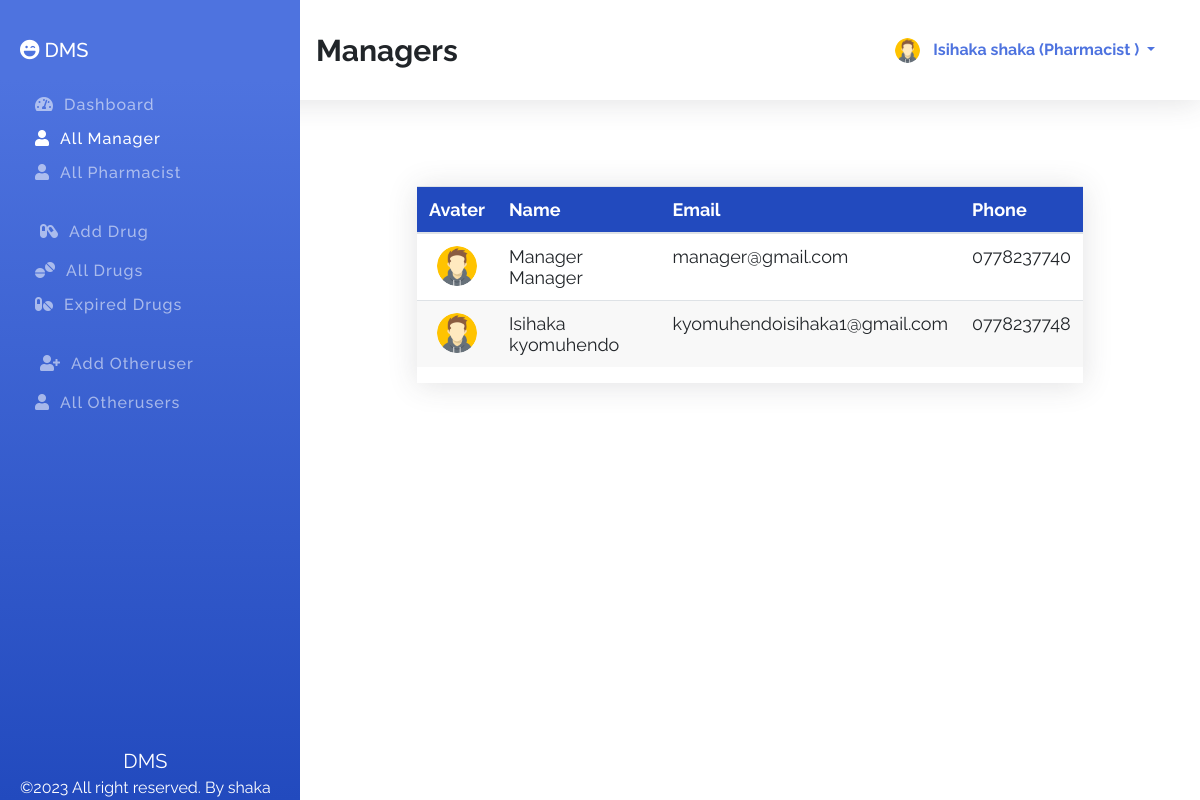
The page /DMS/home.php?id=allManager (signed in) on the database its author committed.
### tables this page shows
CREATE TABLE `pharmacists` (
  `id` int(11) NOT NULL,
  `fname` varchar(100) NOT NULL,
  `lname` varchar(100) NOT NULL,
  `email` varchar(100) NOT NULL,
  `phone` varchar(100) NOT NULL,
  `password` varchar(100) NOT NULL,
  `role` varchar(100) NOT NULL DEFAULT 'pharmacist',
  `avatar` varchar(100) NOT NULL DEFAULT 'avatar.png'
);

CREATE TABLE `managers` (
  `id` int(11) NOT NULL,
  `fname` varchar(100) NOT NULL,
  `lname` varchar(100) NOT NULL,
  `email` varchar(100) NOT NULL,
  `phone` varchar(100) NOT NULL,
  `password` varchar(100) NOT NULL,
  `role` varchar(100) NOT NULL DEFAULT 'manager',
  `avatar` varchar(255) NOT NULL DEFAULT 'avatar.png'
);

### DMS/home.php (the view, shortened to what this page needs)
<?php
$sessionId = $_SESSION['id'] ?? '';
$sessionRole = $_SESSION['role'] ?? '';
$connection = mysqli_connect(DB_HOST, DB_USER, DB_PASSWORD, DB_NAME);
$id = $_REQUEST['id'] ?? 'dashboard';
$action = $_REQUEST['action'] ?? '';
?>
<!DOCTYPE html>
<html lang="en">
<head>
    <link rel="stylesheet" href="assets/css/bootstrap.min.css">
    <link rel="stylesheet" href="assets/css/all.min.css">
    <link rel="stylesheet" href="assets/css/style.css">
</head>
<body onload="generateUniqueValue()">
    <section class="topber">
        <div class="topber__title">
            <span class="topber__title--text">
                <?php
                if ('dashboard' == $id) {
                    echo "DashBoard";
                } elseif ('addManager' == $id) {
                    echo "Add Manager";
                } elseif ('allManager' == $id) {
                    echo "Managers";
                } elseif ('addPharmacist' == $id) {
                    echo "Add Pharmacist";
                } elseif ('allPharmacist' == $id) {
                    echo "Pharmacists";
                } elseif ('addDrug' == $id) {
                    echo "Add Drug";
                } elseif ('allDrug' == $id) {
                    echo "Drugs";
                } elseif ('expiredDrug' == $id) {
                    echo "Expired Drugs";
                } elseif ('addSalesman' == $id) {
                    echo "Add OtherUser";
                } elseif ('allSalesman' == $id) {
                    echo "Otherusers";
                } elseif ('userProfile' == $id) {
                    echo "Your Profile";
                } elseif ('editManager' == $action) {
                    echo "Edit Manager";
                } elseif ('editPharmacist' == $action) {
                    echo "Edit Pharmacist";
                } elseif ('editDrug' == $action) {
                    echo "Edit Drug";
                } elseif ('viewDrug' == $action) {
                    echo "View Drug";
                } elseif ('editSalesman' == $action) {
                    echo "Edit Otheruser";
                }
                ?>
            </span>
        </div>
        <div class="topber__profile">
            <?php
            $query = "SELECT fname,lname,role,avatar FROM {$sessionRole}s WHERE id='$sessionId'";
            $result = mysqli_query($connection, $query);
            if ($data = mysqli_fetch_assoc($result)) {
                $fname = $data['fname'];
                $lname = $data['lname'];
                $role = $data['role'];
                $avatar = $data['avatar'];
                ?>
                                                                                <img src="assets/img/<?php echo "$avatar"; ?>" height="25" width="25" class="rounded-circle" alt="profile">
                                                                                <div class="dropdown">
                                                                                    <button class="btn dropdown-toggle" type="button" id="dropdownMenuButton" data-toggle="dropdown" aria-haspopup="true" aria-expanded="false">
                                                                                    <?php
                                                                                    if ($role == 'salesman') {
                                                                                        echo "$fname $lname" ;
                                                                                    }elseif($role=='admin'){
                                                                                        echo "$fname $lname (Medical Super Intendant )";
                                                                                    }else{
                                                                                        echo "$fname $lname (" . ucwords($role) . " )";
                                                                                    }
            }
            ?>
                    </button>
                </div>
        </div>
    </section>
    <section id="sideber" class="sideber">
        <ul class="sideber__ber">
            <h3 class="sideber__panel"><i id="left" class="fas fa-laugh-wink"></i> DMS</h3>
            <li id="left" class="sideber__item<?php if ('dashboard' == $id) {
                echo " active";
            } ?>">
                <a href="home.php?id=dashboard"><i id="left" class="fas fa-tachometer-alt"></i>Dashboard</a>
            </li>
            <li id="left" class="sideber__item<?php if ('allManager' == $id) {
                echo " active";
            } ?>">
                <a href="home.php?id=allManager"><i id="left" class="fas fa-user"></i>All Manager</a>
            </li>
            <li id="left" class="sideber__item<?php if ('allPharmacist' == $id) {
                echo " active";
            } ?>">
                <a href="home.php?id=allPharmacist"><i id="left" class="fas fa-user"></i>All Pharmacist</a>
            </li>
            <?php if ('admin' == $sessionRole || 'manager' == $sessionRole || 'pharmacist' == $sessionRole) { ?>
                                                                                <li id="left" class="sideber__item sideber__item--modify<?php if ('addDrug' == $id) {
                                                                                    echo " active";
                                                                                } ?>">
                                                                                    <a href="home.php?id=addDrug"><i id="left" class="fas fa-capsules"></i></i>Add
                                                                                        Drug</a>
                                                                                </li><?php } ?>
            <li id="left" class="sideber__item<?php if ('allDrug' == $id) {
                echo " active";
            } ?>">
                <a href="home.php?id=allDrug"><i id="left" class="fas fa-tablets"></i>All Drugs</a>
            </li>
            <li id="left" class="sideber__item<?php if ('expiredDrug' == $id) {
                echo " active";
            } ?>">
                <a href="home.php?id=expiredDrug"><i id="left" class="fas fa-pills"></i>Expired Drugs</a>
            </li>
            <?php if ('admin' == $sessionRole || 'manager' == $sessionRole || 'pharmacist' == $sessionRole) { ?>
                                                                                <li id="left" class="sideber__item sideber__item--modify<?php if ('addSalesman' == $id) {
                                                                                    echo " active";
                                                                                } ?>">
                                                                                    <a href="home.php?id=addSalesman"><i id="left" class="fas fa-user-plus"></i>Add Otheruser</a>
                                                                                </li><?php } ?>
            <li id="left" class="sideber__item<?php if ('allSalesman' == $id) {
                echo " active";
            } ?>">
                <a href="home.php?id=allSalesman"><i id="left" class="fas fa-user"></i>All Otherusers</a>
            </li>
        </ul>
        <footer class="text-center"><span>DMS</span><br>©2023 All right reserved. By shaka</footer>
    </section>
    <section class="main">
        <div class="container">
            <div class="manager">
                <?php if ('allManager' == $id) { ?>
                                                                                    <div class="allManager">
                                                                                        <div class="main__table">
                                                                                            <table class="table">
                                                                                                <thead>
                                                                                                    <tr>
                                                                                                        <th scope="col">Avater</th>
                                                                                                        <th scope="col">Name</th>
                                                                                                        <th scope="col">Email</th>
                                                                                                        <th scope="col">Phone</th>
                                                                                                    </tr>
                                                                                                </thead>
                                                                                                <tbody>
                                                                                                    <?php
                                                                                                    $getManagers = "SELECT * FROM managers";
                                                                                                    $result = mysqli_query($connection, $getManagers);
                                                                                                    while ($manager = mysqli_fetch_assoc($result)) { ?>
                                                                                                                                                                        <tr>
                                                                                                                                                                            <td>
                                                                                                                                                                                <center><img class="rounded-circle" width="40" height="40" src="assets/img/<?php echo $manager['avatar']; ?>" alt=""></center>
                                                                                                                                                                            </td>
                                                                                                                                                                            <td><?php printf("%s %s", $manager['fname'], $manager['lname']); ?></td>
                                                                                                                                                                            <td><?php printf("%s", $manager['email']); ?></td>
                                                                                                                                                                            <td><?php printf("%s", $manager['phone']); ?></td>
                                                                                                                                                                        </tr>
                                                                                                    <?php } ?>
                                                                                                </tbody>
                                                                                            </table>
                                                                                        </div>
                                                                                    </div>
                <?php } ?>
            </div>
    </section>
</body>
</html>

### DMS/assets/css/style.css (style rules this page uses)
*, *::before, *::after { margin: 0; padding: 0; -webkit-box-sizing: border-box; box-sizing: border-box; }
body { font-family: "Raleway", sans-serif; }
a { text-decoration: none !important; }
.topber { position: fixed; width: 100%; top: 0; left: 0; padding-left: 300px; right: 0; z-index: 999; -webkit-box-shadow: 0 0.15rem 1.75rem 0 rgba(58, 59, 69, 0.15); box-shadow: 0 0.15rem 1.75rem 0 rgba(58, 59, 69, 0.15); background-color: #fff; }
.topber__title { height: 12.5vh; float: left; display: -webkit-box; display: -ms-flexbox; display: flex; -webkit-box-orient: horizontal; -webkit-box-direction: normal; -ms-flex-direction: row; flex-direction: row; -webkit-box-align: center; -ms-flex-align: center; align-items: center; padding-left: 1rem; }
.topber__title--text { font-size: 30px; font-weight: bold; }
.topber__profile { height: 12.5vh; float: right; padding-right: 10px; display: -webkit-box; display: -ms-flexbox; display: flex; -webkit-box-orient: horizontal; -webkit-box-direction: normal; -ms-flex-direction: row; flex-direction: row; -webkit-box-align: center; -ms-flex-align: center; align-items: center; padding: 2rem; }
.topber__profile button { color: #4e73df; line-height: 10px; font-weight: bold; }
.sideber { position: fixed; top: 0; overflow-y: auto; left: 0; bottom: 0; width: 300px; height: 100vh; padding: 40px 20px 20px 20px; background-color: #4e73df; background-image: -webkit-gradient(linear, left top, left bottom, color-stop(10%, #4e73df), to(#224abe)); background-image: linear-gradient(180deg, #4e73df 10%, #224abe 100%); background-size: cover; -webkit-transition: left 0.5s ease; transition: left 0.5s ease; z-index: 999; }
.sideber__ber { list-style: none; }
.sideber__panel { font-size: 20px; color: #fff; line-height: 1.2rem; padding-bottom: 20px; }
.sideber__panel i { color: #fff; }
.sideber__item { padding: 5px; }
.sideber__item a { color: rgba(255, 255, 255, 0.55); font-size: 16px; letter-spacing: 1px; font-weight: 500; }
.sideber__item a i { color: rgba(255, 255, 255, 0.55); padding: 0 10px; }
.sideber__item:hover a, .sideber__item.active a, .sideber__item.active i, .sideber__item:hover i { color: #fff; -webkit-transition: 0.3s ease; transition: 0.3s ease; }
.sideber__item--modify { padding: 30px 10px 10px 10px; }
.sideber footer { position: absolute; bottom: 0; font-size: 16px; color: #fff; }
.sideber footer span { font-size: 20px; }
.main { margin-left: 300px; margin-top: 10vh; padding: 2rem; }
.main__table { margin: 50px 70px; -webkit-box-shadow: 0 0.15rem 1.75rem 0 rgba(58, 59, 69, 0.15); box-shadow: 0 0.15rem 1.75rem 0 rgba(58, 59, 69, 0.15); overflow-x: auto; }
.main__table .table { font-size: 18px; font-weight: 400; }
.main__table .table th { color: #ffffff; background: #224abe; }
.main__table .table tr:nth-child(even) { background: #f8f8f8; }

### rows shown on the page
pharmacists: avatar (placeholder picture), fname "Isihaka", lname "shaka", role "Pharmacist"
managers: avatar (placeholder picture), fname "Manager", lname "Manager", email "manager@gmail.com", phone "0778237740"
managers: avatar (placeholder picture), fname "Isihaka", lname "kyomuhendo", email "kyomuhendoisihaka1@gmail.com", phone "0778237748"
